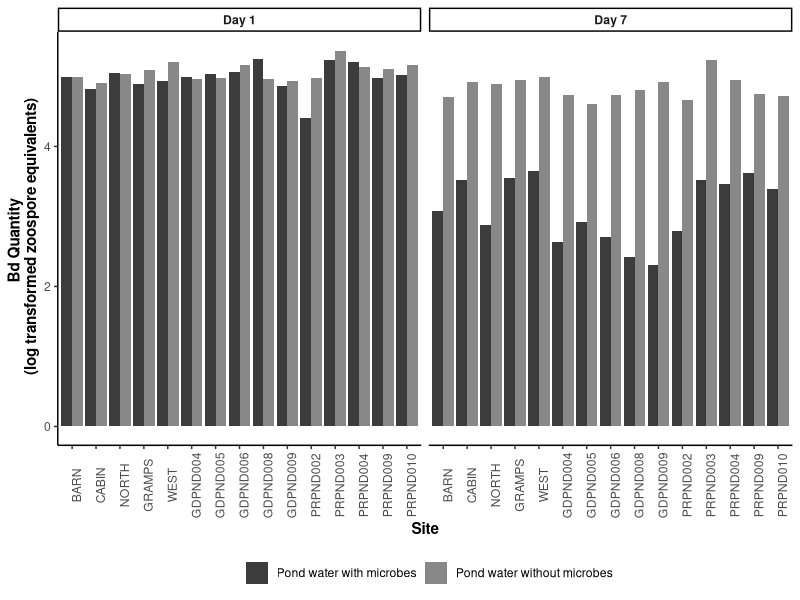
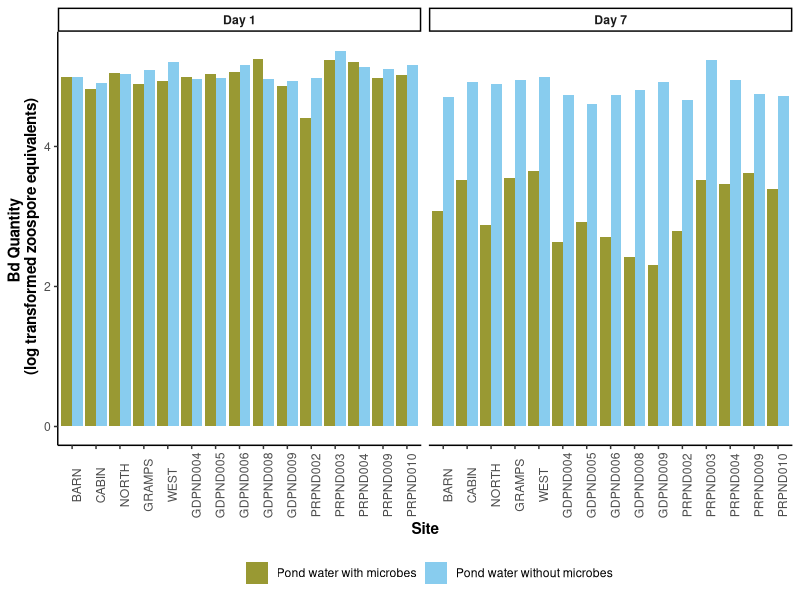
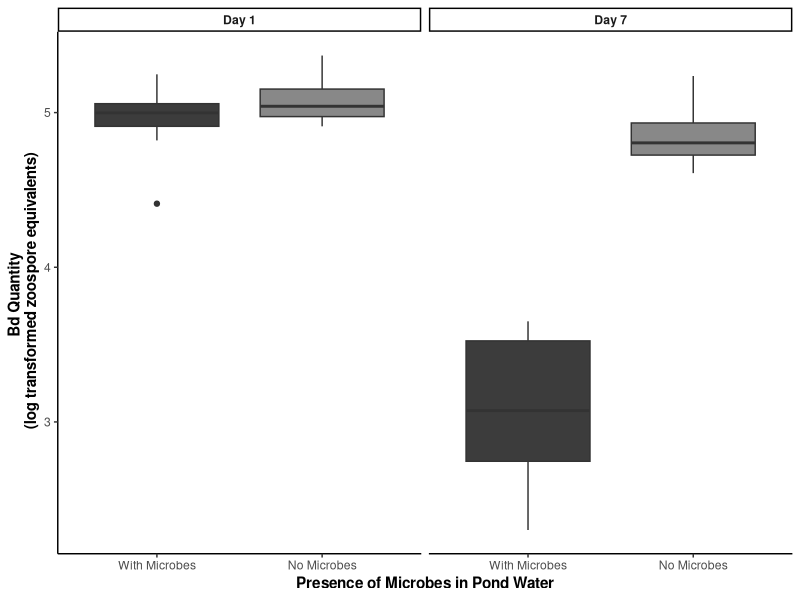
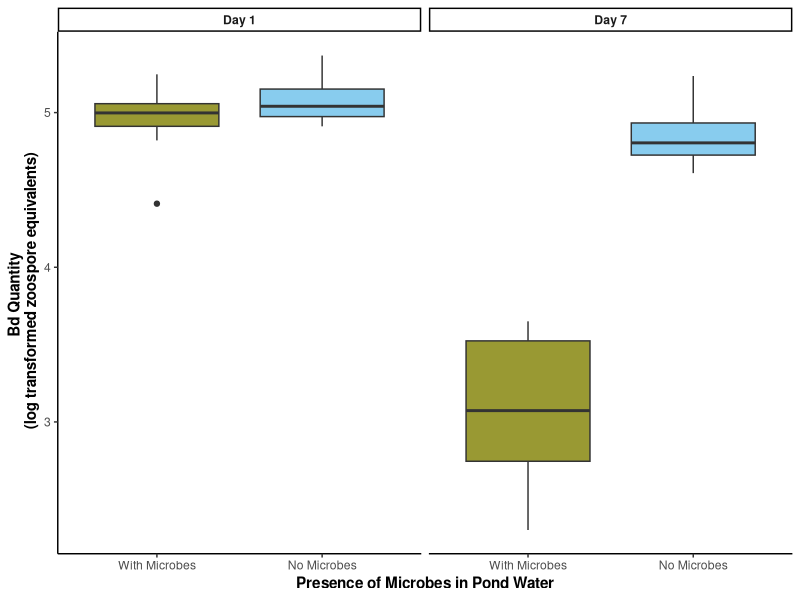
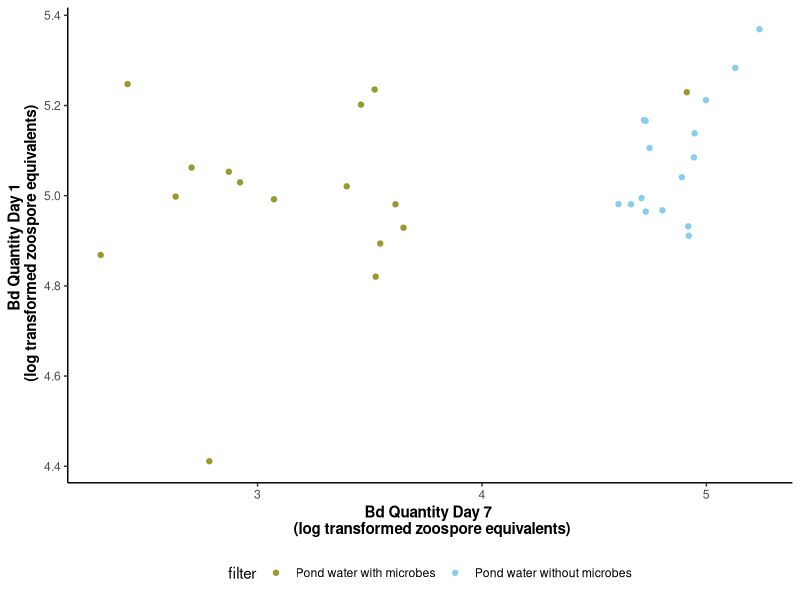
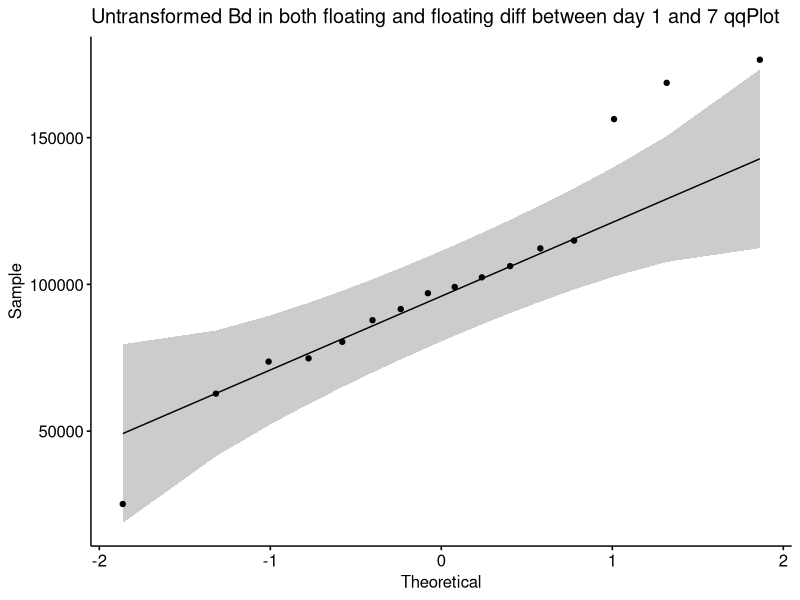
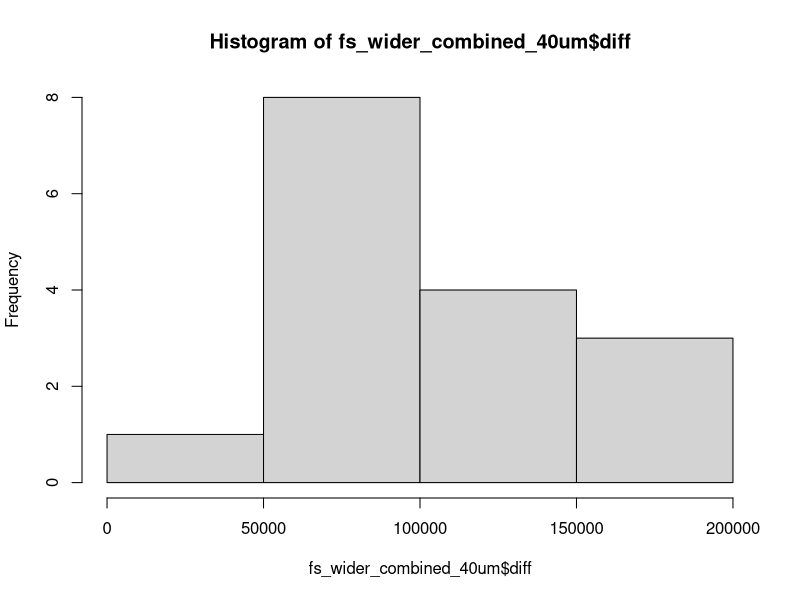
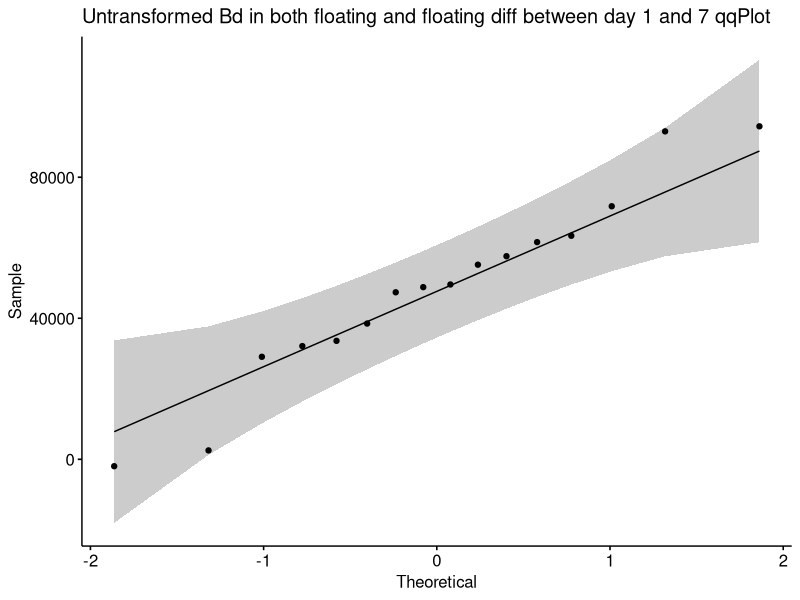

Here is the R script that generated these plots, in order: (Note: this script raises an error after producing the figures.)
## ---- chunk 1
#| warning: false
#| include: false

# Data wrangling

## read in and clean data
library(tidyverse) # for cleaning and viewing data
library(here) # for importing data
library(ggpubr)
library(rstatix)
library(ggplot2)
library(car)
library(multcomp)

ns_biofilm_bd <- read.csv(here("data", "nine-sites-biofilm-on-Bd - Sheet1.csv"))
fs_pw_bd <- read.csv(here("data", "fifteen-sites-PW-on-Bd - Sheet1.csv"))
fs_ml_pw_bd <- read.csv(here("data", "fifteen-sites-PW-on-MLBd - Sheet1.csv"))
ns_ml_pw_bd <- read.csv(here("data", "nine-sites-PW-on-MLBd - Sheet1.csv"))




#----  Part I

# data type cleaning
fs_pw_bd$bd_location <- factor(fs_pw_bd$bd_location, levels = c("floating", "adherent"))
fs_pw_bd$filter <- factor(fs_pw_bd$filter,
                          levels = c("40um_filter", "0.22um_filter"))
fs_pw_bd$day <- factor(fs_pw_bd$day, levels = c("1", "7"),
                            labels = c("Day_1", "Day_7"))
fs_pw_bd$site <- factor(fs_pw_bd$site,
                          levels = c("BARN", "CABIN", "NORTH", "GRAMPS", "WEST", "GDPND004", "GDPND005", "GDPND006", "GDPND008", "GDPND009", "PRPND002", "PRPND003", "PRPND004", "PRPND009", "PRPND010", "sterile MQ"))

# Step 1: combine floating and adherent
fs_wider_combined <- fs_pw_bd %>%
  pivot_wider(names_from = bd_location, values_from = bd_qty) %>%
  mutate(combined_bd = adherent + floating)

fs_wider_combined <- subset(fs_wider_combined, select = -c(adherent,floating) )

fs_wider_combined <- fs_wider_combined %>% 
  # calculate diff
  pivot_wider(names_from = day, values_from = combined_bd) %>%
  mutate(diff = Day_1 - Day_7)

# Step 2: create subsets for each treatment
fs_wider_combined_40um <- fs_wider_combined %>% 
  filter(filter =="40um_filter")
fs_wider_combined_.22um <- fs_wider_combined %>% 
  filter(filter =="0.22um_filter")

#---- Part II
ns_biofilm_bd$site <- factor(ns_biofilm_bd$site,
                                levels = c("CABIN", "GRAMPS", "WEST", "GDPND005", "GDPND006", "GDPND009", "PRPND004", "PRPND009", "PRPND010"))
ns_biofilm_bd$bd_location <- factor(ns_biofilm_bd$bd_location, levels = c("supernatant", "biofilm"))
ns_biofilm_bd$day <- factor(ns_biofilm_bd$day, levels = c("0", "1", "7"), 
                            labels = c("Day_0", "Day_1", "Day_7")) 

#---- Part III
ns_ml_pw_bd$site <- factor(ns_ml_pw_bd$site,
                                levels = c("CABIN", "GRAMPS", "WEST", "GDPND005", "GDPND006", "GDPND009", "PRPND004", "PRPND009", "PRPND010", "control"))
ns_ml_pw_bd$bd_location <- factor(ns_ml_pw_bd$bd_location, levels = c("supernatant", "adherent"))
ns_ml_pw_bd$day <- factor(ns_ml_pw_bd$day, levels = c("1", "7"), 
                            labels = c("Day_1", "Day_7")) 

# Step 1: combine supernatant and adherent
ns_wider_combined <- ns_ml_pw_bd %>%
  pivot_wider(names_from = bd_location, values_from = bd_qty) %>%
  mutate(combined_bd = adherent + supernatant)

ns_wider_combined <- subset(ns_wider_combined, select = -c(adherent,supernatant) )

ns_wider_combined <- ns_wider_combined %>% 
  # calculate diff
  pivot_wider(names_from = day, values_from = combined_bd) %>%
  mutate(diff = Day_1 - Day_7)

# Step 2: create subsets for each treatment
ns_wider_combined_40um <- ns_wider_combined %>% 
  filter(filter =="40um_filter")
ns_wider_combined_.22um <- ns_wider_combined %>% 
  filter(filter =="0.22um_filter")

# ---- remove the controls

fs_pw_bd <- fs_pw_bd %>%
  filter(site != "sterile MQ")

fs_ml_pw_bd <- fs_ml_pw_bd %>%
  filter(site != "MQ") %>%
  filter(site != "NORTH")

ns_ml_pw_bd<- ns_ml_pw_bd %>%
  filter(site != "MQ")

ns_ml_pw_bd<- ns_ml_pw_bd %>%
  filter(site != "NORTH")


# no control for nine site expt

#  Appendix
fs_ml_pw_bd$filter <- factor(fs_ml_pw_bd$filter,
                          levels = c("40um_filter", "0.22um_filter"))
fs_ml_pw_bd$day <- factor(fs_ml_pw_bd$day, levels = c("Day_1", "Day_7"))
fs_ml_pw_bd$site <- factor(fs_ml_pw_bd$site,
                          levels = c("BARN", "CABIN", "NORTH", "GRAMPS", "WEST", "GDPND004", "GDPND005", "GDPND006", "GDPND008", "GDPND009", "PRPND002", "PRPND003", "PRPND004", "PRPND009", "PRPND010", "MQ"))


## ---- chunk 2
with_microbes <- "#3c3c3c"
no_microbes <- "#888888"

fs_pw_bd %>%
   pivot_wider(names_from = bd_location, values_from = bd_qty) %>%
  mutate(combined_bd = adherent + floating) %>% 
ggplot(aes(y= log10(combined_bd), x = site, fill = filter)) + 
    geom_col(position = position_dodge()) +
    facet_wrap(~day, labeller = labeller(day = c("Day_1" = "Day 1",
                                                    "Day_7" = "Day 7")))+
  scale_fill_manual(values = c(with_microbes, no_microbes), labels=c('Pond water with microbes', 'Pond water without microbes')) +
    theme_classic() +
   theme(axis.text.x = element_text(angle = 90),
        legend.position = "bottom",
         strip.text = element_text(face="bold"),
         axis.title = element_text(face = "bold")) + 
    xlab("Site") +
    ylab("Bd Quantity \n (log transformed zoospore equivalents)") +
  guides(fill=guide_legend(title=""))

# Colors
# can try fun colors suggested: these are from Paul Tol's colorblind friendly palette
with_microbes <- "#999933"
no_microbes <- "#88ccee"

fs_pw_bd %>%
   pivot_wider(names_from = bd_location, values_from = bd_qty) %>%
  mutate(combined_bd = adherent + floating) %>% 
ggplot(aes(y= log10(combined_bd), x = site, fill = filter)) + 
    geom_col(position = position_dodge()) +
    facet_wrap(~day, labeller = labeller(day = c("Day_1" = "Day 1",
                                                    "Day_7" = "Day 7")))+
  scale_fill_manual(values = c(with_microbes, no_microbes), labels=c('Pond water with microbes', 'Pond water without microbes')) +
    theme_classic() +
   theme(axis.text.x = element_text(angle = 90),
        legend.position = "bottom",
         strip.text = element_text(face="bold"),
         axis.title = element_text(face = "bold")) + 
    xlab("Site") +
    ylab("Bd Quantity \n (log transformed zoospore equivalents)") +
  guides(fill=guide_legend(title=""))
## ---- chunk 3
with_microbes <- "#3c3c3c"
no_microbes <- "#888888"

fs_pw_bd %>%
   pivot_wider(names_from = bd_location, values_from = bd_qty) %>%
  mutate(combined_bd = adherent + floating) %>% 
ggplot(aes(y= log10(combined_bd), x = filter, fill = filter)) + 
    geom_boxplot() +
    facet_wrap(~day, labeller = labeller(day = c("Day_1" = "Day 1",
                                                    "Day_7" = "Day 7")))+
  scale_fill_manual(values = c(with_microbes, no_microbes), labels=c('Pond water with microbes', 'Pond water without microbes')) +
    theme_classic() +
   theme(legend.position = "none",
         strip.text = element_text(face="bold"),
         axis.title = element_text(face = "bold")) + 
  scale_x_discrete (labels= c("40um_filter" = "With Microbes", "0.22um_filter" = "No Microbes")) +
    xlab("Presence of Microbes in Pond Water") +
    ylab("Bd Quantity \n (log transformed zoospore equivalents)")

# can try fun colors suggested: these are from Paul Tol's colorblind friendly palette
with_microbes <- "#999933"
no_microbes <- "#88ccee"

fs_pw_bd %>%
   pivot_wider(names_from = bd_location, values_from = bd_qty) %>%
  mutate(combined_bd = adherent + floating) %>% 
ggplot(aes(y= log10(combined_bd), x = filter, fill = filter)) + 
    geom_boxplot() +
    facet_wrap(~day, labeller = labeller(day = c("Day_1" = "Day 1",
                                                    "Day_7" = "Day 7")))+
  scale_fill_manual(values = c(with_microbes, no_microbes), labels=c('Pond water with microbes', 'Pond water without microbes')) +
    theme_classic() +
   theme(legend.position = "none",
         strip.text = element_text(face="bold"),
         axis.title = element_text(face = "bold")) + 
  scale_x_discrete (labels= c("40um_filter" = "With Microbes", "0.22um_filter" = "No Microbes")) +
    xlab("Presence of Microbes in Pond Water") +
    ylab("Bd Quantity \n (log transformed zoospore equivalents)") 
## ---- chunk 4
with_microbes <- "#999933"
no_microbes <- "#88ccee"

fs_wider_combined %>% 
  ggplot(aes(x = log10(Day_7), y = log10(Day_1), color = filter)) +
  geom_point() +
   scale_color_manual(values = c(with_microbes, no_microbes), labels=c('Pond water with microbes', 'Pond water without microbes')) +
    theme_classic() +
   theme(legend.position = "bottom",
         strip.text = element_text(face="bold"),
         axis.title = element_text(face = "bold")) + 
    xlab("Bd Quantity Day 7 \n (log transformed zoospore equivalents)") +
    ylab("Bd Quantity Day 1 \n (log transformed zoospore equivalents)") +
  guides(fill=guide_legend(title=""))
  
## ---- chunk 5
# Assumptions testing

# check normality of the differences across groups
fs_wider_combined_40um %>% 
 ggqqplot("diff", title = "Untransformed Bd in both floating and floating diff between day 1 and 7 qqPlot") # good enough
shapiro.test(fs_wider_combined_40um$diff) # normal, yay!
hist(fs_wider_combined_40um$diff) # good enough

fs_wider_combined_.22um %>% 
 ggqqplot("diff", title = "Untransformed Bd in both floating and floating diff between day 1 and 7 qqPlot") # gorgeous
shapiro.test(fs_wider_combined_.22um$diff) # normal, yay!
hist(fs_wider_combined_.22um$diff) # good enough
  
## ---- chunk 6
# Step 3: run the paired t-test on the difference
t.test(fs_wider_combined_40um$diff, fs_wider_combined_.22um$diff, paired = TRUE)
## ---- chunk 7
ns_biofilm_bd %>%
ggplot(aes(y= log10(bd_qty), x = site, fill=bd_location)) + 
    geom_col() +
    facet_grid(.~day)+
    theme(axis.text.x = element_text(angle = 90),
          legend.position = "bottom") + 
    xlab("Site") +
   ylab("Bd Quantity \n (log transformed zoospore equivalents)") +
  ggtitle("Lab Bd innoculation on East Bay Biofilms - 9 sites") 
## ---- chunk 8
# Step 1: combine floating and floating
combined <- ns_biofilm_bd %>%
  pivot_wider(names_from = bd_location, values_from = bd_qty) %>%
  mutate(combined_bd = biofilm + supernatant) %>% 
  mutate(log_combined_bd = log(combined_bd))

# assumptions
combined %>%
  group_by(day) %>%
  #shapiro_test(combined_bd) %>%  # SO DAMN CLOSE without transformation
  shapiro_test(log_combined_bd) # def normal


# anova
res.aov <- anova_test(data = combined, dv = log_combined_bd, wid = site, within = day)
get_anova_table(res.aov) # ges is the generalized effect size (amount of variability due to the within-subjects factor)

# post hoc pairwise comparison: pairwise ttest with bonferroni correction
pwc <-combined %>%
  pairwise_t_test(
    log_combined_bd ~ day, paired = TRUE,
    p.adjust.method = "bonferroni"
    )
pwc



## ---- chunk 9
biofilm_only <- ns_biofilm_bd %>%
  filter(bd_location == "biofilm") %>%
  mutate(log_qty = log(bd_qty))

# assumptions tests
biofilm_only %>%
  group_by(day) %>%
  shapiro_test(log_qty) # day 0 does not pass

# anova

res.aov <- anova_test(data = biofilm_only, dv = log_qty, wid = site, within = day)
get_anova_table(res.aov) # ges is the generalized effect size (amount of variability due to the within-subjects factor)

# post hoc pairwise comparison: pairwise ttest with bonferroni correction
pwc <- ns_biofilm_bd %>%
  filter(bd_location == "biofilm") %>%
  mutate(log_qty = log(bd_qty +1)) %>%
  pairwise_t_test(
    log_qty ~ day, paired = TRUE,
    p.adjust.method = "bonferroni"
    )
pwc

## ---- chunk 10

s_only <- ns_biofilm_bd %>%
  filter(bd_location == "supernatant") %>%
  mutate(log_qty = log(bd_qty))

# assumptions
s_only %>%
  group_by(day) %>%
  shapiro_test(log_qty) #passes

# anova
res.aov <- anova_test(data = s_only, dv = log_qty, wid = site, within = day)
get_anova_table(res.aov) # ges is the generalized effect size (amount of variability due to the within-subjects factor)

# post hoc pairwise comparison: pairwise ttest with bonferroni correction
pwc <-s_only %>%
  pairwise_t_test(
    log_qty ~ day, paired = TRUE,
    p.adjust.method = "bonferroni"
    )
pwc

## ---- chunk 11
with_microbes <- "#3c3c3c"
no_microbes <- "#888888"

ns_ml_pw_bd %>% 
  pivot_wider(names_from = bd_location, values_from = bd_qty) %>%
  mutate(combined_bd = adherent + supernatant) %>% 
ggplot(aes(y= log10(combined_bd), x = site, fill = filter)) + 
    geom_col(position = position_dodge()) +
    facet_wrap(~day, labeller = labeller(day = c("Day_1" = "Day 1",
                                                    "Day_7" = "Day 7")))+
  scale_fill_manual(values = c(with_microbes, no_microbes), labels=c('Pond water with microbes', 'Pond water without microbes')) +
    theme_classic() +
   theme(axis.text.x = element_text(angle = 90),
        legend.position = "bottom",
         strip.text = element_text(face="bold"),
         axis.title = element_text(face = "bold")) + 
    xlab("Site") +
    ylab("Bd Quantity \n (log transformed zoospore equivalents)") +
  guides(fill=guide_legend(title="")) +
  ggtitle("Mono-layer Bd Biofilm exposed to pond water") 

# Colors
# can try fun colors suggested: these are from Paul Tol's colorblind friendly palette
with_microbes <- "#999933"
no_microbes <- "#88ccee"

ns_ml_pw_bd %>% 
  pivot_wider(names_from = bd_location, values_from = bd_qty) %>%
  mutate(combined_bd = adherent + supernatant) %>% 
ggplot(aes(y= log10(combined_bd), x = site, fill = filter)) + 
    geom_col(position = position_dodge()) +
    facet_wrap(~day, labeller = labeller(day = c("Day_1" = "Day 1",
                                                    "Day_7" = "Day 7")))+
  scale_fill_manual(values = c(with_microbes, no_microbes), labels=c('Pond water with microbes', 'Pond water without microbes')) +
    theme_classic() +
   theme(axis.text.x = element_text(angle = 90),
        legend.position = "bottom",
         strip.text = element_text(face="bold"),
         axis.title = element_text(face = "bold")) + 
    xlab("Site") +
    ylab("Bd Quantity \n (log transformed zoospore equivalents)") +
  guides(fill=guide_legend(title="")) +
  ggtitle("Mono-layer Bd Biofilm exposed to pond water") 
## ---- chunk 12
with_microbes <- "#3c3c3c"
no_microbes <- "#888888"

ns_ml_pw_bd %>%
  pivot_wider(names_from = bd_location, values_from = bd_qty) %>%
  mutate(combined_bd = adherent + supernatant) %>% 

ggplot(aes(y= log10(combined_bd), x = filter, fill = filter)) + 
    geom_boxplot() +
    facet_wrap(~day, labeller = labeller(day = c("Day_1" = "Day 1",
                                                    "Day_7" = "Day 7")))+
  scale_fill_manual(values = c(with_microbes, no_microbes), labels=c('Pond water with microbes', 'Pond water without microbes')) +
    theme_classic() +
   theme(legend.position = "none",
         strip.text = element_text(face="bold"),
         axis.title = element_text(face = "bold")) + 
  scale_x_discrete (labels= c("40um_filter" = "With Microbes", "0.22um_filter" = "No Microbes")) +
    xlab("Presence of Microbes in Pond Water") +
    ylab("Bd Quantity \n (log transformed zoospore equivalents)") +
  ggtitle("Mono-layer Bd Biofilm exposed to pond water") 

# can try fun colors suggested: these are from Paul Tol's colorblind friendly palette
with_microbes <- "#999933"
no_microbes <- "#88ccee"

ns_ml_pw_bd %>%
   pivot_wider(names_from = bd_location, values_from = bd_qty) %>%
 mutate(combined_bd = adherent + supernatant) %>% 
ggplot(aes(y= log10(combined_bd), x = filter, fill = filter)) + 
    geom_boxplot() +
    facet_wrap(~day, labeller = labeller(day = c("Day_1" = "Day 1",
                                                    "Day_7" = "Day 7")))+
  scale_fill_manual(values = c(with_microbes, no_microbes), labels=c('Pond water with microbes', 'Pond water without microbes')) +
    theme_classic() +
   theme(legend.position = "none",
         strip.text = element_text(face="bold"),
         axis.title = element_text(face = "bold")) + 
  scale_x_discrete (labels= c("40um_filter" = "With Microbes", "0.22um_filter" = "No Microbes")) +
    xlab("Presence of Microbes in Pond Water") +
    ylab("Bd Quantity \n (log transformed zoospore equivalents)") +
  ggtitle("Mono-layer Bd Biofilm exposed to pond water") 
## ---- chunk 13
with_microbes <- "#999933"
no_microbes <- "#88ccee"

ns_wider_combined %>% 
  ggplot(aes(x = log10(Day_7), y = log10(Day_1), color = filter)) +
  geom_point() +
   scale_color_manual(values = c(with_microbes, no_microbes), labels=c('Pond water with microbes', 'Pond water without microbes')) +
    theme_classic() +
   theme(legend.position = "bottom",
         strip.text = element_text(face="bold"),
         axis.title = element_text(face = "bold")) + 
    xlab("Bd Quantity Day 7 \n (log transformed zoospore equivalents)") +
    ylab("Bd Quantity Day 1 \n (log transformed zoospore equivalents)") +
  guides(fill=guide_legend(title=""))
  
## ---- chunk 14
# Assumptions testing

# check normality of the differences across groups
ns_wider_combined_40um %>% 
 ggqqplot("diff", title = "40 um") # not great
shapiro.test(ns_wider_combined_40um$diff) # NOT normal
hist(ns_wider_combined_40um$diff) # nope

# we gotta transform, but we have negative: west GAINED Bd
ns_wider_combined_40um <- ns_wider_combined_40um %>% 
  mutate(log_diff = log(diff))

ns_wider_combined_40um %>% 
  ggqqplot("log_diff", title = "40 um") # good enough
shapiro.test(ns_wider_combined_40um$log_diff) # woohoo!!
hist(ns_wider_combined_40um$log_diff) # sure

# 0.22 micron

# check normality of the differences across groups
ns_wider_combined_.22um %>% 
 ggqqplot("diff", title = ".22 um") # not great
shapiro.test(ns_wider_combined_.22um$diff) # shapiro says its fine
hist(ns_wider_combined_.22um$diff) # meh

# we gotta transform, but we have negative: west GAINED Bd
ns_wider_combined_.22um <- ns_wider_combined_.22um %>% 
  mutate(log_diff = log(diff))

ns_wider_combined_.22um %>% 
  ggqqplot("log_diff", title = ".22 um") # better?
shapiro.test(ns_wider_combined_.22um$log_diff) # woohoo!!
hist(ns_wider_combined_.22um$log_diff) # sure
  
## ---- chunk 15
# Step 3: run the paired t-test on the difference
t.test(ns_wider_combined_40um$log_diff, ns_wider_combined_.22um$log_diff, paired = TRUE)
## ---- chunk 16
fs_pw_bd %>%
  ggplot(aes(x = day, y = log(bd_qty +1), fill = bd_location)) +
  geom_boxplot() +
  theme_classic() +
  theme(axis.title = element_text(size = 12, face = "bold"),
        legend.position = "bottom") +
  ggtitle("15 sites ")

fs_pw_bd %>%
  ggplot(aes(x = day, y = log(bd_qty +1), fill = bd_location)) +
  geom_boxplot() +
  theme_classic() +
  theme(axis.title = element_text(size = 12, face = "bold"),
        legend.position = "bottom") +
  facet_wrap(~filter) +
  ggtitle("15 sites ")

## ---- chunk 17
ns_biofilm_bd %>%
  ggplot(aes(x = day, y = log(bd_qty +1), fill = bd_location)) +
  geom_boxplot() +
  theme_classic() +
  theme(axis.title = element_text(size = 12, face = "bold"),
        legend.position = "bottom") +
  ggtitle("Lab Bd innoculation on East Bay Biofilms - '9 sites' ")

## ---- chunk 18
ns_biofilm_bd %>%
  ggplot(aes(x = day, y = log(bd_qty +1), fill = bd_location)) +
  geom_boxplot() +
  theme_classic() +
  facet_wrap(~bd_location) +
  theme(axis.title = element_text(size = 12, face = "bold"),
        legend.position = "bottom") +
  ggtitle(" Lab Bd innoculation on East Bay Biofilms - '9 sites' ")
## ---- chunk 19
# all data biofilms
ns_biofilm_bd %>%
  filter(bd_location == "biofilm") %>% #filter out only bd in biofilm
  ggplot(aes(x = log(bd_qty +1))) +
  geom_histogram(position = "identity",  bins=30) +
  theme_classic() +
  theme(axis.title = element_text(size = 12, face = "bold")) +
  ggtitle("Bd in BIOFILMS from 9 site experiment")

# faceted by day
ns_biofilm_bd %>%
  filter(bd_location == "biofilm") %>% #filter out only bd in biofilm
  ggplot(aes(x = log(bd_qty +1))) +
  geom_histogram(position = "identity",  bins=30) +
  facet_wrap(~day) +
  theme_classic() +
  theme(axis.title = element_text(size = 12, face = "bold")) +
  ggtitle("Bd in BIOFILMS from 9 site experiment")

# all data supernatant
ns_biofilm_bd %>%
  filter(bd_location == "supernatant") %>% #filter out only bd in biofilm
  ggplot(aes(x = log(bd_qty +1))) +
  geom_histogram(position = "identity",  bins=30) +
  theme_classic() +
  theme(axis.title = element_text(size = 12, face = "bold")) +
  ggtitle("Bd in SUPERNATANT from 9 site experiment")

# faceted by day
ns_biofilm_bd %>%
  filter(bd_location == "supernatant") %>% #filter out only bd in biofilm
  ggplot(aes(x = log(bd_qty +1))) +
  geom_histogram(position = "identity", bins=30) +
  facet_wrap(~day) +
  theme_classic() +
  theme(axis.title = element_text(size = 12, face = "bold")) +
  ggtitle("Bd in SUPERNATANT from 9 site experiment")

## ---- chunk 20
# whole dataset
ns_biofilm_bd %>%
  filter(bd_location == "biofilm") %>%
  mutate(log_qty = log(bd_qty +1)) %>%
ggqqplot("log_qty", title = "Bd in biofilm qqPlot")

# per day
ns_biofilm_bd %>%
  filter(bd_location == "biofilm") %>%
  mutate(log_qty = log(bd_qty +1)) %>%
ggqqplot("log_qty", facet.by = "day", title = "Bd in biofilm qqPlot")

# difference between day 1 and day 7
ns_biofilm_bd %>%
  filter(bd_location == "biofilm") %>%
  pivot_wider(names_from = day, values_from = bd_qty) %>%
  mutate(diff = Day_1 - Day_7) %>%
  mutate(log_diff = log(diff +1)) %>%
  ggqqplot("log_diff", title = "Bd in biofilm diff between day 1 and 7 qqPlot")

# whole dataset
ns_biofilm_bd %>%
  filter(bd_location == "supernatant") %>%
  mutate(log_qty = log(bd_qty +1)) %>%
ggqqplot("log_qty", title = "Bd in SUPERNATANT qqPlot")

# per day
ns_biofilm_bd %>%
  filter(bd_location == "supernatant") %>%
  mutate(log_qty = log(bd_qty +1)) %>%
ggqqplot("log_qty", facet.by = "day", title = "Bd in SUPERNATANT qqPlot")

# difference between day 1 and day 7
ns_biofilm_bd %>%
  filter(bd_location == "supernatant") %>%
  pivot_wider(names_from = day, values_from = bd_qty) %>%
  mutate(diff = Day_1 - Day_7) %>%
  mutate(log_diff = log(diff +1)) %>%
  ggqqplot("log_diff", title = "Bd in supernatant diff between day 1 and 7 qqPlot")

## ---- chunk 21
#| include: false


# shapiro - wilks test: all Bd biofilm
ns_biofilm_bd %>%
  filter(bd_location == "biofilm") %>%
  mutate(log_bd_qty = log(bd_qty +1)) %>%
  group_by(day) %>%
  shapiro_test(log_bd_qty) # day 0 not normal

# shapiro - wilks test: difference in day 1 and day 7
ns_biofilm_bd %>%
  filter(bd_location == "biofilm") %>%
  pivot_wider(names_from = day, values_from = bd_qty) %>%
  mutate(diff = Day_1 - Day_7) %>%
  mutate(log_diff = log(diff +1)) %>%
  shapiro_test(log_diff) # normal

## ---- chunk 22
#| include: false


#### paired t-test between day 1 and 7
d1 <- ns_biofilm_bd %>% 
  filter(bd_location == "biofilm") %>%
  filter(day == "Day_1")

d7 <- ns_biofilm_bd %>% 
  filter(bd_location == "biofilm") %>%
  filter(day == "Day_7")

t.test(d1$bd_qty, d7$bd_qty, paired = TRUE)
## ---- chunk 23
#| include: false


# shapiro - wilks test: all Bd biofilm
ns_biofilm_bd %>%
  filter(bd_location == "supernatant") %>%
  mutate(log_bd_qty = log(bd_qty +1)) %>%
  group_by(day) %>%
  shapiro_test(log_bd_qty) # all good

# shapiro - wilks test: difference in day 1 and day 7
ns_biofilm_bd %>%
  filter(bd_location == "supernatant") %>%
  pivot_wider(names_from = day, values_from = bd_qty) %>%
  mutate(diff = Day_1 - Day_7) %>%
  mutate(log_diff = log(diff +1)) %>%
  shapiro_test(log_diff) # normal

## ---- chunk 24
#| include: false

#### paired t-test between day 1 and 7
d1 <- ns_biofilm_bd %>% 
  filter(bd_location == "supernatant") %>%
  filter(day == "Day_1")

d7 <- ns_biofilm_bd %>% 
  filter(bd_location == "supernatant") %>%
  filter(day == "Day_7")

t.test(d1$bd_qty, d7$bd_qty, paired = TRUE)
## ---- chunk 25
fs_ml_pw_bd %>%
ggplot(aes(y= log(bd_qty), x = site)) + 
    geom_col() +
    facet_grid(day~filter)+
    #theme_classic() +
   theme(axis.text.x = element_text(angle = 90),
          legend.position = "bottom") + 
    xlab("Site") +
    ylab("Bd Quantity \n (log + 1 transformed zoospore equivalents)")
  ggtitle("Effect of microbes in pond water on the Bd-release from mono-strain Bd biofilm")
  

## ---- chunk 26
# Assumptions testing

# Step 1: combine floating and floating
fs_ml_diff <- fs_ml_pw_bd %>% 
  # calculate diff
  pivot_wider(names_from = day, values_from = bd_qty) %>%
  mutate(diff = Day_1 - Day_7)

# Step 2: create subsets for each treatment
fs_ml_diff_40um <- fs_ml_diff %>% 
  filter(filter =="40um_filter")
fs_ml_diff_.22um <- fs_ml_diff %>% 
  filter(filter =="0.22um_filter")

# Step 3: check normality of the differences across groups
fs_ml_diff_40um%>% 
 ggqqplot("diff", title = "40 um") # good enough? Outlier in pleasanton 4
shapiro.test(fs_ml_diff_40um$diff) # NOT normal
hist(fs_ml_diff_40um$diff) # nope

# we gotta transform, but we have negative: west GAINED Bd

fs_ml_diff_.22um%>% 
 ggqqplot("diff", title = ".22 um") # gorg
shapiro.test(fs_ml_diff_.22um$diff) # normal
hist(fs_ml_diff_.22um$diff) # yay!
  
